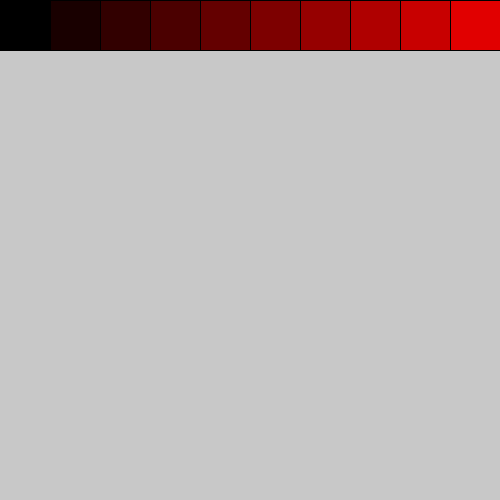
Frame 1 (no input)
Frame 60 (the mouse pressed at the canvas centre just before this capture): identical to frame 1, image omitted
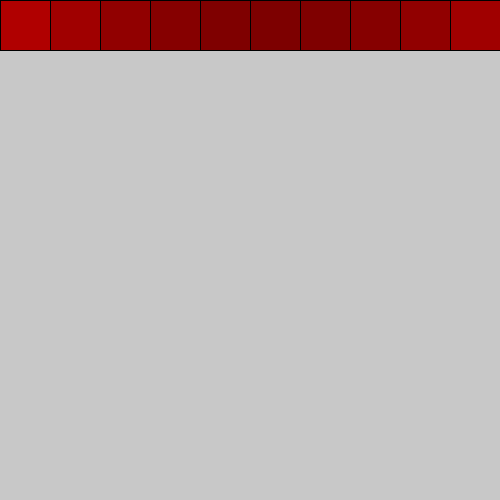
Frame 120 (the mouse held since frame 60 and released just before this capture)

The Processing sketch that drew these frames (run headless with seeded random() and noise(); from frame 60 on, the mouse is pressed at the canvas centre):

// Processing sketch: map
// ── map.pde


void setup() {
  size(500, 500);
}

void draw() {
  background(200);
  for (int i=0; i<10; i++) {
    float valor = dist(mouseX, mouseY, i*50, 0);
    float valorRojo = map(valor,0,400,0,200);
    fill(valorRojo,0,0);
    rect(i*50, 0, 50, 50);
  }
  
}
